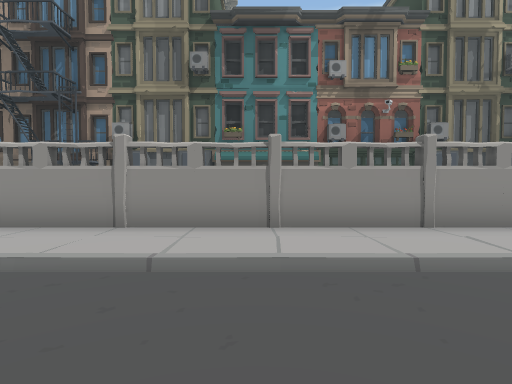
[1] (above)

16 first-person views from a walk through a scene from a Unity 3-D project. The camera is 1.5 m above the floor, tilts 2° down and sees 80° across. The floor is counted in squares, 2 m on a side. Each view is taken from the middle of a square. On the plan, view 1 faces up. The plan holds only what a view shows up to about 10 squares ahead; the rest is blank. The place goes on beyond the plan. The player is left out. Door leaves are left out, so doorways stand open.

[2]
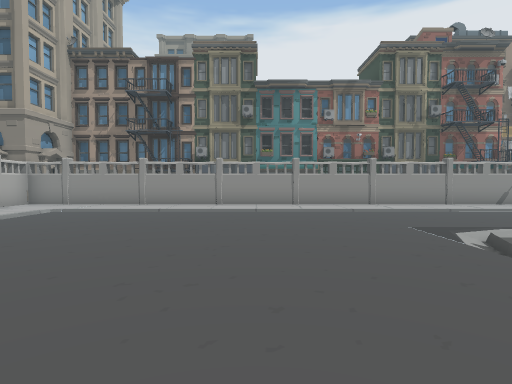

[3]
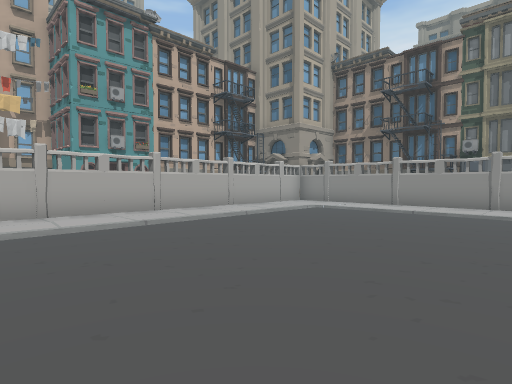

[4]
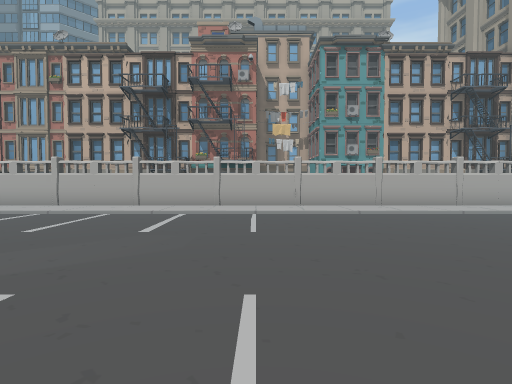

[5]
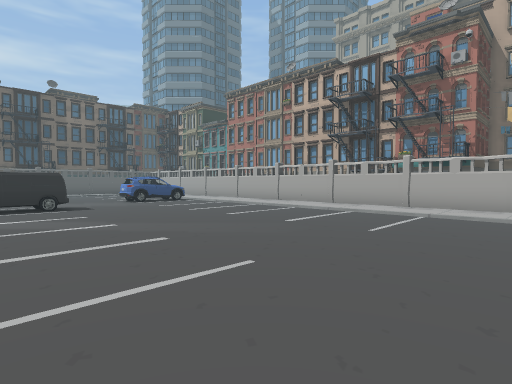

[6]
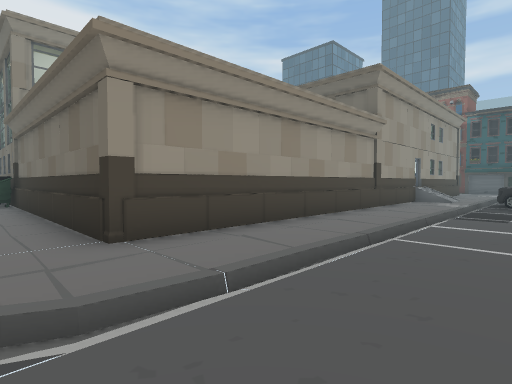

[7]
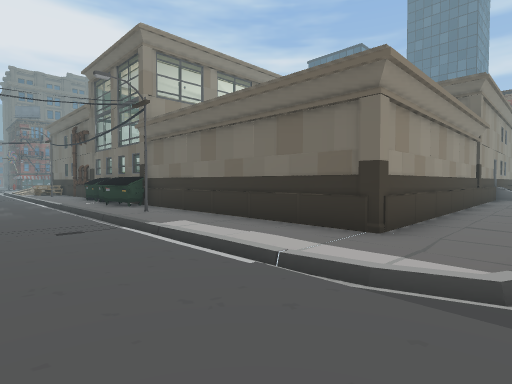

[8]
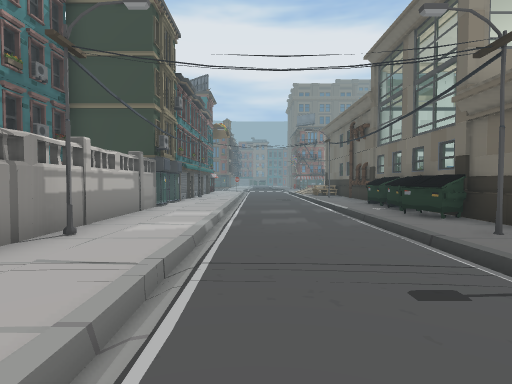

[9]
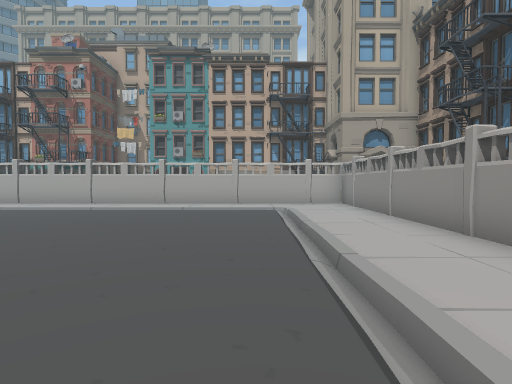

[10]
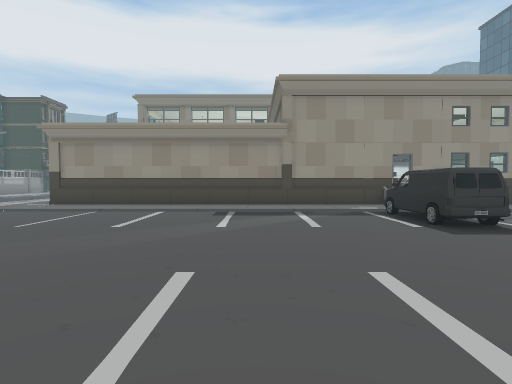

[11]
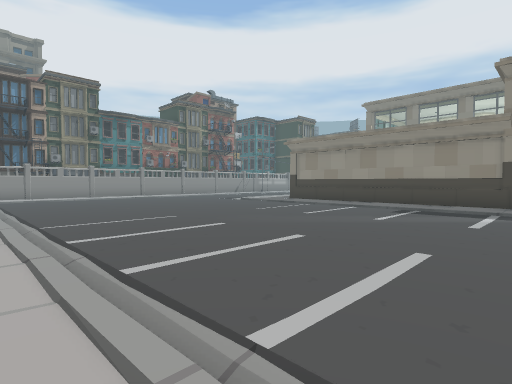

[12]
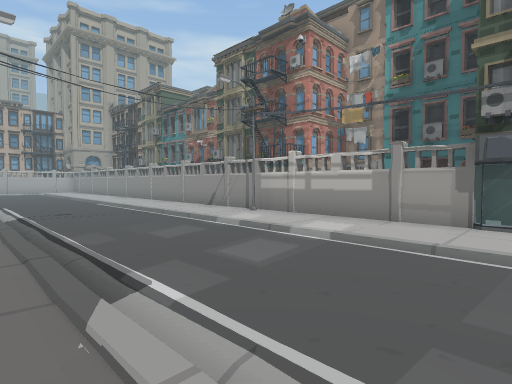

[13]
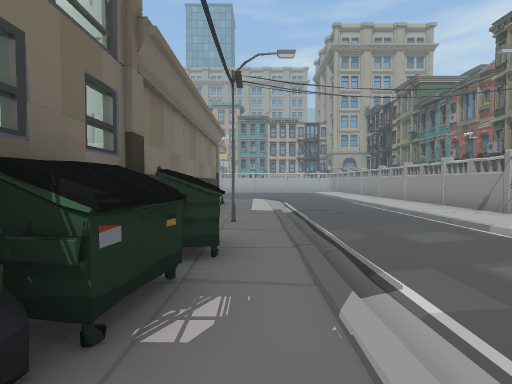

[14]
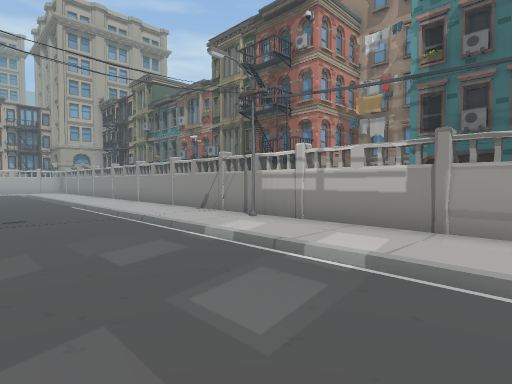

[15]
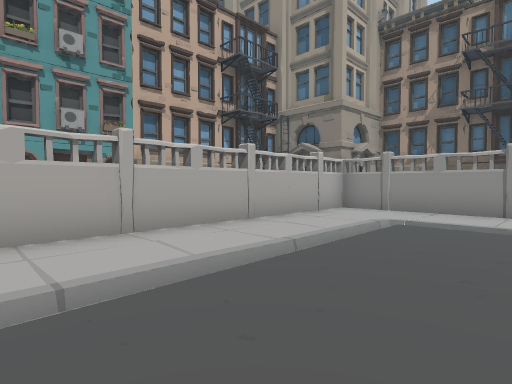

[16]
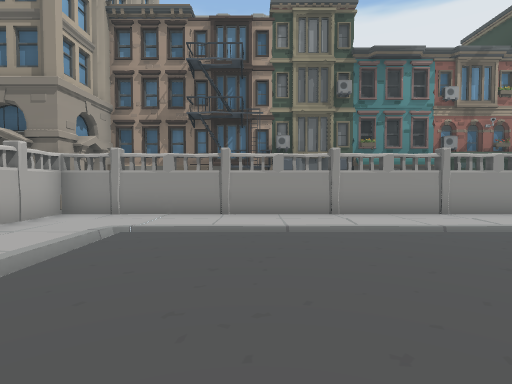

### Floor plan
Key: @ floor where view 1 was taken; # wall or solid block; . main floor; - floor 0.25 m lower than the main floor; / step, stairs or slope; B building; A van; O other object.
Columns run from 9 left of view 1 to 15 right of it. Each row starts with its distance up from view 1.
  9              B O
  8  BBBBBBBBBBBBBBBOO   OOO
  7  BB  BBBB B  BBB     O B
  6                        B
  5 ###O#O##O#O##O#O##O#O##BB
  4 #...
  3 #../     //
  2 #O /.....................
  1 #  /.....................
  0 #O /.....@.//////////////
 -1 #  /.......-/.    #     .
 -2 #  /.........#....  OOOOO
 -3 #O /.......  ########  #
 -4 #  /.......  #
 -5 #O /.......  #
 -6 #  /.......  #
 -7 #  /.......  #
 -8 #O /.......  #
 -9 #  /.......  #
-10 #O /.......  #
-11 # ./.......  #
-12 #    ...AAA

Where each view was taken, in squares from view 1:
view 1: 0 up, 0 right, facing up
view 2: 5 down, 1 left, facing up
view 3: 5 down, 1 left, facing up-left
view 4: 5 down, 1 right, facing left
view 5: 3 down, 1 right, facing down-left
view 6: 1 down, 0 right, facing down-right
view 7: 2 up, 2 right, facing down-right
view 8: 2 up, 5 right, facing right
view 9: 2 up, 2 right, facing left
view 10: 9 down, 6 left, facing right
view 11: 11 down, 7 left, facing up-right
view 12: 1 down, 15 right, facing up-left
view 13: 1 down, 15 right, facing left
view 14: 0 up, 14 right, facing up-left
view 15: 3 down, 4 left, facing up-left
view 16: 2 down, 4 left, facing up
